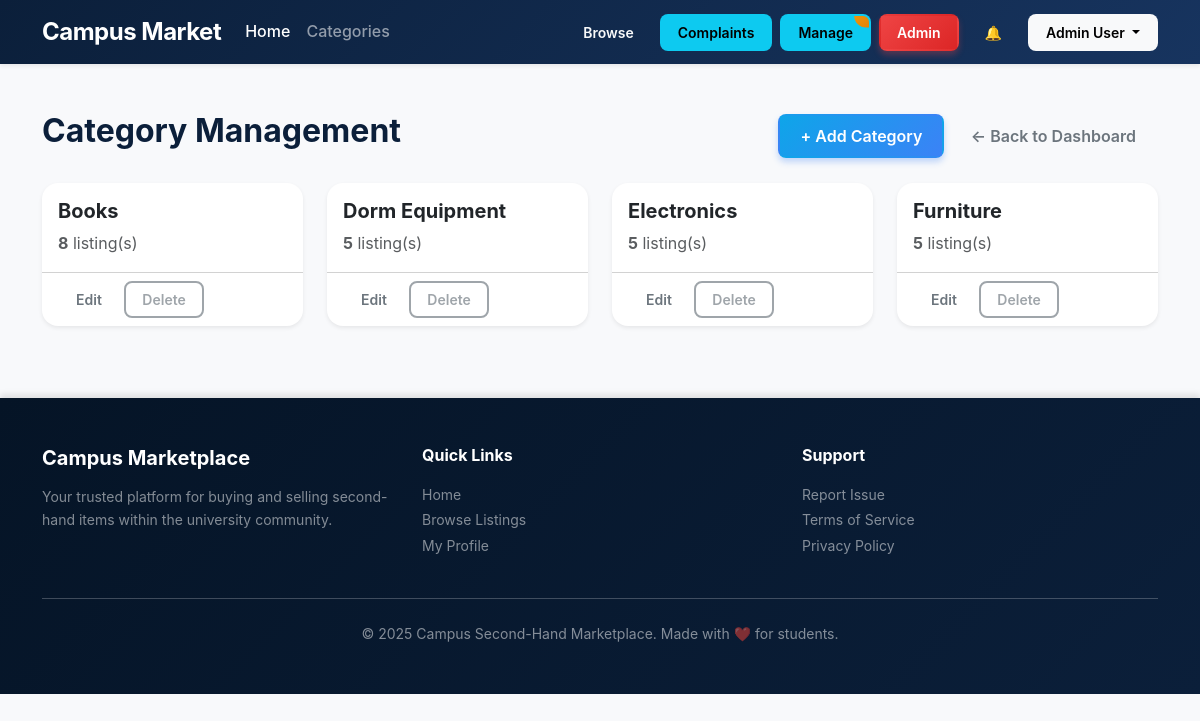
The app's page /pages/admin/categories.php (signed in) with its own data.
### tables this page shows
CREATE TABLE `Category` (
  `CategoryID` int NOT NULL AUTO_INCREMENT,
  `CategoryName` varchar(50) NOT NULL UNIQUE,
  PRIMARY KEY (`CategoryID`)
);

### pages/admin/categories.php (the view, shortened to what this page needs)
<?php
require_once __DIR__ . '/../../config/db.php';
$categories = [];
try {
    $categoriesSql = <<<SQL
    SELECT
        C.CategoryID,
        C.CategoryName,
        COUNT(PL.ListingID) as ListingCount
    FROM Category C
    LEFT JOIN Product_Listing PL ON PL.CategoryID = C.CategoryID
    GROUP BY C.CategoryID, C.CategoryName
    ORDER BY C.CategoryName ASC;
    SQL;
    $categories = $pdo->query($categoriesSql)->fetchAll();
} catch (PDOException $e) {
    $errorMessage = 'Failed to load categories: ' . htmlspecialchars($e->getMessage(), ENT_QUOTES, 'UTF-8');
}
require_once __DIR__ . '/../../includes/header.php';
?>
<main class="container py-5">
    <div class="d-flex justify-content-between align-items-center mb-4">
        <h2>Category Management</h2>
        <div>
            <button class="btn btn-primary" data-bs-toggle="modal" data-bs-target="#addCategoryModal">
                + Add Category
            </button>
            <a href="/campus-marketplace/pages/admin/dashboard.php" class="btn btn-outline-secondary">← Back to Dashboard</a>
        </div>
    </div>
    <div class="row">
        <?php if (empty($categories)): ?>
            <div class="col-12">
                <div class="alert alert-info">No categories found. Add your first category!</div>
            </div>
        <?php else: ?>
            <?php foreach ($categories as $category): ?>
                <div class="col-md-6 col-lg-3 mb-4">
                    <div class="card h-100 shadow-sm">
                        <div class="card-body">
                            <h5 class="card-title"><?php echo htmlspecialchars($category['CategoryName'], ENT_QUOTES, 'UTF-8'); ?></h5>
                            <p class="card-text text-muted">
                                <strong><?php echo $category['ListingCount']; ?></strong> listing(s)
                            </p>
                        </div>
                        <div class="card-footer bg-transparent">
                            <button class="btn btn-sm btn-outline-secondary"
                                    data-bs-toggle="modal"
                                    data-bs-target="#editCategoryModal"
                                    data-id="<?php echo $category['CategoryID']; ?>"
                                    data-name="<?php echo htmlspecialchars($category['CategoryName'], ENT_QUOTES, 'UTF-8'); ?>">
                                Edit
                            </button>
                            <?php if ($category['ListingCount'] == 0): ?>
                                <button class="btn btn-sm btn-outline-danger"
                                        data-bs-toggle="modal"
                                        data-bs-target="#deleteCategoryModal"
                                        data-id="<?php echo $category['CategoryID']; ?>"
                                        data-name="<?php echo htmlspecialchars($category['CategoryName'], ENT_QUOTES, 'UTF-8'); ?>">
                                    Delete
                                </button>
                            <?php else: ?>
                                <button class="btn btn-sm btn-outline-secondary" disabled title="Cannot delete category with listings">
                                    Delete
                                </button>
                            <?php endif; ?>
                        </div>
                    </div>
                </div>
            <?php endforeach; ?>
        <?php endif; ?>
    </div>
</main>
<?php require_once __DIR__ . '/../../includes/footer.php'; ?>

### assets/css/style.css (style rules this page uses)
:root { --navy: #0b1f3a; --navy-light: #17345f; --navy-dark: #051426; --gold: #f2c230; --gold-light: #f9d96f; --gold-dark: #d4a825; --light-bg: #f8f9fb; --white: #ffffff; --text-primary: #111827; --text-secondary: #6b7280; --text-muted: #9ca3af; --success: #10b981; --success-light: #d1fae5; --danger: #ef4444; --danger-light: #fee2e2; --warning: #f59e0b; --warning-light: #fef3c7; --info: #3b82f6; --info-light: #dbeafe; --shadow-sm: 0 1px 2px 0 rgba(0, 0, 0, 0.05); --shadow-md: 0 4px 6px -1px rgba(0, 0, 0, 0.1); --shadow-lg: 0 10px 15px -3px rgba(0, 0, 0, 0.1); --shadow-xl: 0 20px 25px -5px rgba(0, 0, 0, 0.1); --shadow-2xl: 0 25px 50px -12px rgba(0, 0, 0, 0.25); --radius-sm: 0.375rem; --radius-md: 0.5rem; --radius-lg: 0.75rem; --radius-xl: 1rem; --radius-2xl: 1.5rem; --transition-fast: 150ms cubic-bezier(0.4, 0, 0.2, 1); --transition-base: 200ms cubic-bezier(0.4, 0, 0.2, 1); --transition-slow: 300ms cubic-bezier(0.4, 0, 0.2, 1); }
* { box-sizing: border-box; }
body { background-color: var(--light-bg); color: var(--text-primary); font-family: -apple-system, BlinkMacSystemFont, 'Segoe UI', Roboto, 'Helvetica Neue', Arial, sans-serif; line-height: 1.6; min-height: 100vh; }
html { scroll-behavior: smooth; }
h1, h2, h3, h4, h5, h6 { font-weight: 700; line-height: 1.2; color: var(--navy); }
.btn { border-radius: var(--radius-md); font-weight: 600; padding: 0.5rem 1.25rem; transition: all var(--transition-base); border: 2px solid transparent; position: relative; overflow: hidden; }
.btn::before { content: ''; position: absolute; top: 50%; left: 50%; width: 0; height: 0; border-radius: 50%; background: rgba(255, 255, 255, 0.2); transform: translate(-50%, -50%); transition: width var(--transition-slow), height var(--transition-slow); }
.btn-primary { background: linear-gradient(135deg, #0ea5e9 0%, #3b82f6 100%); border-color: transparent; box-shadow: 0 4px 6px rgba(59, 130, 246, 0.3); }
.btn-outline-primary, .btn-outline-secondary, .btn-outline-danger, .btn-outline-light { background: transparent; transition: all var(--transition-base); }
.btn-sm { padding: 0.375rem 1rem; font-size: 0.875rem; }
.card { border: none; border-radius: var(--radius-xl); box-shadow: var(--shadow-lg); overflow: hidden; transition: all var(--transition-base); background: var(--white); position: relative; z-index: 1; }
[title] { cursor: help; }
.card, .listing-card { animation: slideInUp 0.6s ease-out; }

### records on screen
category: CategoryName "Books", ListingCount "8"
category: CategoryName "Dorm Equipment", ListingCount "5"
category: CategoryName "Electronics", ListingCount "5"
category: CategoryName "Furniture", ListingCount "5"

### other values on screen
cleanInput($currentUser ?? 'User') "Admin User"
